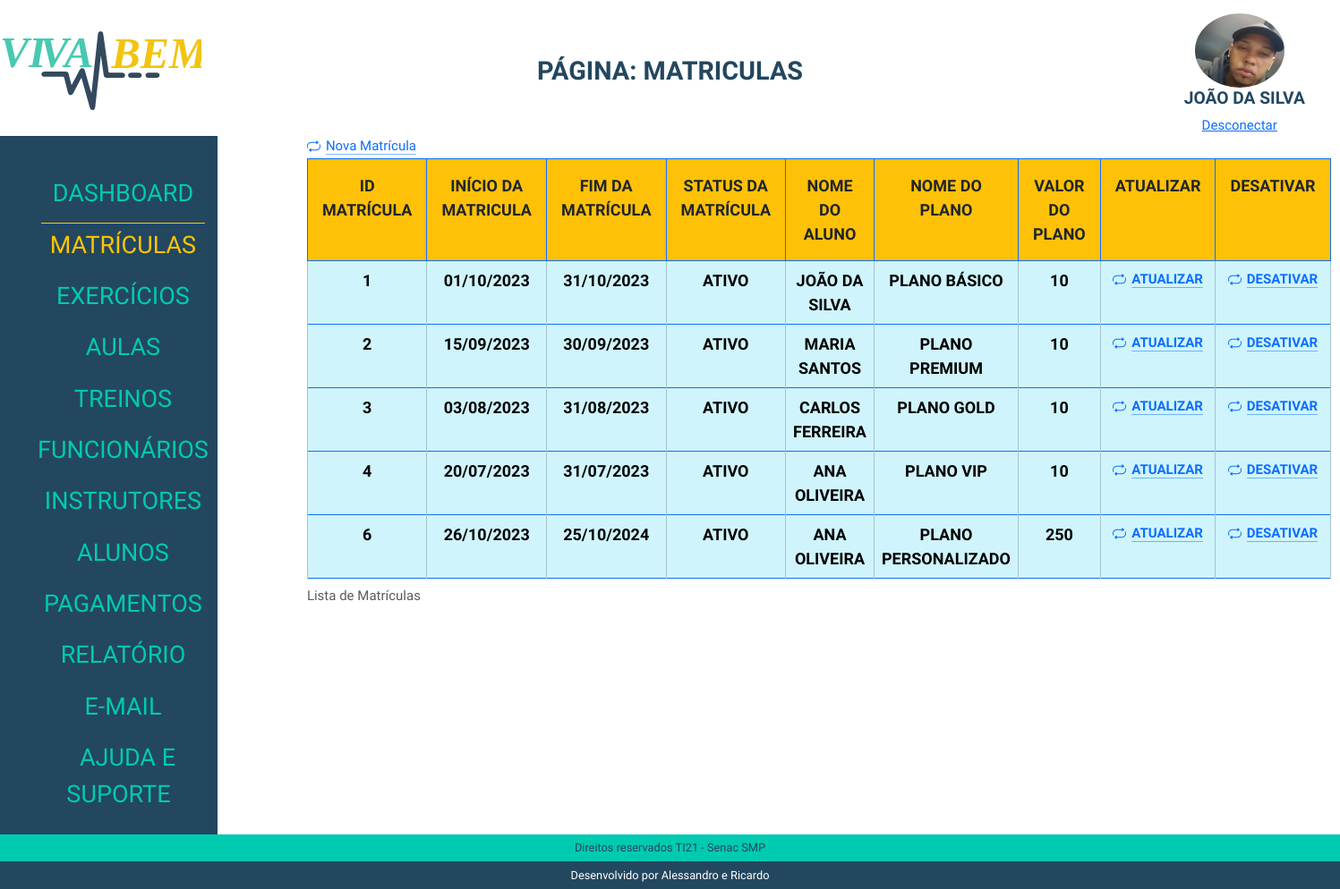
Page /admin/index.php?p=matriculas (signed in) on the committed database.
### tables this page shows
CREATE TABLE `tblalunos` (
  `idAluno` int(11) NOT NULL,
  `nomeAluno` varchar(50) NOT NULL,
  `dataNascAluno` date NOT NULL,
  `emailAluno` varchar(80) NOT NULL,
  `senhaAluno` varchar(20) NOT NULL,
  `dataCadAluno` date NOT NULL,
  `statusAluno` varchar(10) NOT NULL,
  `fotoAluno` varchar(100) NOT NULL
);

CREATE TABLE `tblmatriculas` (
  `idMatricula` int(11) NOT NULL,
  `dataInicioMatricula` date NOT NULL,
  `dataFimMatricula` date NOT NULL,
  `statusMatricula` varchar(10) NOT NULL,
  `idAluno` int(11) NOT NULL,
  `idPlano` int(11) NOT NULL,
  `valorPago` double(10,2) NOT NULL
);

CREATE TABLE `tblplanos` (
  `idPlano` int(11) NOT NULL,
  `nomePlano` varchar(20) NOT NULL,
  `descricaoPlano` varchar(150) NOT NULL,
  `valorPlano` double(10,2) NOT NULL,
  `statusPlano` varchar(10) NOT NULL,
  `fotoPlano` varchar(100) NOT NULL
);

### admin/class/aluno.php (called while the page is built, shortened)
<?php
class AlunoClass
{
    public $idAluno;
public function __construct($id = false)
{
    if ($id) {
        $this->idAluno = $id;
        $this->Carregar();
    }
}
public function Carregar()
{
    $query = "SELECT * FROM  tblalunos WHERE idAluno = " . $this->idAluno;
    $conn = Conexao::LigarConexao();
    $resultado = $conn->query($query);
    $lista = $resultado->fetchAll();
    foreach ($lista as $linha) {
        $this->nomeAluno = $linha['nomeAluno'];
        $this->fotoAluno = $linha['fotoAluno'];
    }
}
}

### admin/class/matriculas.php (called while the page is built, shortened)
<?php
class MatriculasClass
{
    public function listar()
{
    $sql = "SELECT
        m.idMatricula,
        m.dataInicioMatricula,
        m.dataFimMatricula,
        m.statusMatricula,
        m.valorPago,
        a.nomeAluno,
        p.nomePlano
    FROM
        tblmatriculas m
    INNER JOIN
        tblalunos a ON m.idAluno = a.idAluno
    INNER JOIN
        tblplanos p ON m.idPlano = p.idPlano
    WHERE
        m.statusMatricula = 'ATIVO'
    ORDER BY
        m.idMatricula ASC";
    try {
        $conn = Conexao::LigarConexao();
        $resultado = $conn->query($sql);
        $lista = $resultado->fetchAll();
        return $lista;
    } catch (PDOException $e) {
        echo "Erro na consulta: " . $e->getMessage();
        return false;
    }
}
}

### admin/matriculas/listar.php (the view, shortened to what this page needs)
<?php
require_once('class/matriculas.php');
$matriculas = new MatriculasClass();
$lista = $matriculas->listar();
?>
<div>
    <a class="icon-link icon-link-hover" style="--bs-icon-link-transform: translate3d(0, -.125rem, 0);" href="index.php?p=matriculas&m=cadastrar">
        Nova Matrícula
    </a>
</div>
<div class=" table-responsive">
    <table class="table table-bordered border-primary">
        <caption> Lista de Matrículas</caption>
        <thead>
            <tr>
                <th class="p-3 mb-2 bg-warning text-dark">Id Matrícula</th>
                <th class="p-3 mb-2 bg-warning text-dark">Início da Matricula</th>
                <th class="p-3 mb-2 bg-warning text-dark">Fim da Matrícula</th>
                <th class="p-3 mb-2 bg-warning text-dark">Status da Matrícula </th>
                <th class="p-3 mb-2 bg-warning text-dark">Nome do Aluno</th>
                <th class="p-3 mb-2 bg-warning text-dark">Nome do Plano</th>
                <th class="p-3 mb-2 bg-warning text-dark">Valor do Plano</th>
                <th class="p-3 mb-2 bg-warning text-dark">Atualizar</th>
                <th class="p-3 mb-2 bg-warning text-dark">Desativar</th>
            </tr>
        </thead>
        <?php foreach ($lista as $linha) : ?>
            <tbody>
                <tr>
                    <td class="table-info"><?php echo $linha['idMatricula'] ?></td>
                    <td class="table-info"><?php echo date('d/m/Y', strtotime($linha['dataInicioMatricula'])) ?></td>
                    <td class="table-info"><?php echo date('d/m/Y', strtotime($linha['dataFimMatricula'])) ?></td>
                    <td class="table-info"><?php echo $linha['statusMatricula'] ?></td>
                    <td class="table-info"><?php echo $linha['nomeAluno'] ?></td>
                    <td class="table-info"><?php echo $linha['nomePlano'] ?></td>
                    <td class="table-info"><?php echo $linha['valorPago'] ?></td>
                    <td class="table-info">
                        <a class="icon-link icon-link-hover" style="--bs-icon-link-transform: translate3d(0, -.125rem, 0);" href="index.php?p=matriculas&m=atualizar&id=<?php echo $linha['idMatricula'] ?>">
                            Atualizar
                        </a>
                    </td>
                    <td class="table-info">
                        <a class="icon-link icon-link-hover" style="--bs-icon-link-transform: translate3d(0, -.125rem, 0);" href="index.php?p=matriculas&m=desativar&id=<?php echo $linha['idMatricula'] ?>" onclick="return confirmarDesativacao()"  >
                            Desativar
                        </a>
                    </td>
                </tr>
            <?php endforeach ?>
            </tbody>
    </table>
</div

### admin/index.php (shortened to what this page needs)
<?php
if (isset($_SESSION['idAluno'])) {
    $tipoUsuario = 'aluno';
} elseif (isset($_SESSION['idFuncionario'])) {
    $id = $_SESSION['idFuncionario'];
    $tipoUsuario = 'funcionario';
} else {
    header("location: http://localhost/Projeto-Academia-Viva-Bem-Senac/admin/loginAdmin.php");
    exit;
}
$pagina = @$_GET['p'];
require_once('class/aluno.php');
require_once('class/funcionario.php');
if ($tipoUsuario === 'aluno') {
    $aluno = new AlunoClass($id);
    $usuario = $aluno;
} elseif ($tipoUsuario === 'funcionario') {
    $funcionario = new FuncionarioClass($id);
    $usuario = $funcionario;
}
?>
<!DOCTYPE html>
<html lang="pt-BR">
<head>
    <link rel="stylesheet" href="./css/reset.css">
    <link href="path/to/lightbox.css" rel="stylesheet" />
    <link href="https://cdn.jsdelivr.net/npm/bootstrap@5.3.2/dist/css/bootstrap.min.css" rel="stylesheet">
    <link rel="stylesheet" href="./css/estilo.css">
</head>
<body>
    <header class="topo">
        <h1>
            <img src="./img/logoVivaBem.svg" alt="Logo Viva Bem">
        </h1>
        <?php
        if ($pagina == '') {
            echo '<h2>Dashboard</h2>';
        } else {
            echo ('<h2>Página: ' . $pagina . '</h2>');
        }
        ?>
         <div class="identUser">
            <img src="../img/<?php echo $usuario->fotoAluno ?? $usuario->fotoFuncionario; ?>" alt="User">
            <h2><?php echo $usuario->nomeAluno ?? $usuario->nomeFuncionario; ?></h2>
            <a href="desconectar.php">Desconectar</a>
        </div>
    </header>
    <main>
        <div class="menu">
            <nav>
                <ul>
                    <li><a href="index.php?p=dashboard" class="<?php echo (($pagina == 'dashboard') ||  (@$pagina == '')) ? 'menuAtivo' : ''; ?>"> Dashboard </a></li>
                    <li><a href="index.php?p=matriculas" class="<?php echo ($pagina == 'matriculas') ? 'menuAtivo' : ''; ?>"> Matrículas </a></li>
                    <li><a href="index.php?p=exercicios" class="<?php echo ($pagina == 'exercicios') ? 'menuAtivo' : ''; ?>"> Exercícios </a></li>
                    <li><a href="index.php?p=aulas" class="<?php echo ($pagina == 'aulas') ? 'menuAtivo' : ''; ?>"> Aulas </a></li>
                    <li><a href="index.php?p=treino" class="<?php echo ($pagina == 'treino') ? 'menuAtivo' : ''; ?>"> Treinos </a></li>
                    <li><a href="index.php?p=funcionarios" class="<?php echo ($pagina == 'funcionarios') ? 'menuAtivo' : ''; ?>"> Funcionários </a></li>
                    <li><a href="index.php?p=instrutores" class="<?php echo ($pagina == 'instrutores') ? 'menuAtivo' : ''; ?>"> Instrutores </a></li>
                    <li><a href="index.php?p=aluno" class="<?php echo ($pagina == 'aluno') ? 'menuAtivo' : ''; ?>"> Alunos </a></li>
                    <li><a href="index.php?p=pagamento" class="<?php echo ($pagina == 'pagamento') ? 'menuAtivo' : ''; ?>"> Pagamentos </a></li>
                    <li><a href="index.php?p=relatorio" class="<?php echo ($pagina == 'relatorio') ? 'menuAtivo' : ''; ?>"> Relatório </a></li>
                    <li><a href="index.php?p=contato" class="<?php echo ($pagina == 'contato') ? 'menuAtivo' : ''; ?>"> E-mail </a></li>
                    <li><a href="index.php?p=ajuda" class="<?php echo ($pagina == 'ajuda') ? 'menuAtivo' : ''; ?>"> Ajuda e Suporte </a></li>
                </ul>
            </nav>
        </div>
        <div class="box">
            <?php
            switch ($pagina) {
                case 'matriculas':
                    require_once('matriculas/matriculas.php');
                    break;
            }
            ?>
        </div>
    </main>
    <footer class="rodape">
        <h2>Direitos reservados TI21 - Senac SMP</h2>
        <h2>Desenvolvido por Alessandro e Ricardo</h2>
    </footer>
</body>
</html>

### admin/css/estilo.css (style rules this page uses)
*, a, h1, h2, h3, h4 { font-family: 'Josefin Sans', sans-serif; font-size: 15px; }
body { display: flex; flex-direction: column; height: 100vh; width: 100%; }
.topo { display: flex; justify-content: space-between; margin-top: 1%; align-items: center; }
.topo h1 { text-align: center; width: 15%; }
.identUser { width: 100%; }
.identUser img { max-width: 100px; max-height: 90px; object-fit: cover; border-radius: 50%; }
.topo h2 { font-size: 1.8em; text-transform: uppercase; color: #23475f; font-weight: bold; }
.topo div { display: flex; flex-direction: column; align-items: center; width: 15%; }
.topo div img { width: 75%; }
.topo div h2 { margin-left: 5%; font-size: 1.2em; }
main { flex: 1; display: flex; }
.menu { background-color: #23475f; text-align: center; display: flex; }
.menu nav { margin-top: 15%; }
.menu nav ul li { padding: 4% 0; }
.menu nav ul li a { text-decoration: none; color: #00cab0; font-size: 1.8em; text-transform: uppercase; padding: 4% 10px; }
.menuAtivo { color: #ffc500 !important; border-top: solid 1px #ffc500; }
.box { margin: 0 100px; }
.rodape { text-align: center; }
.rodape h2 { font-size: .8em; margin-bottom: 0; }
.rodape h2:nth-child(1) { background: #00cab0; padding: .5% 0; color: #23475f; }
.rodape h2:nth-child(2) { background: #23475f; padding: .5% 0; color: #fff; }
.table-info, .text-dark { font-size: 1.2em; text-align: center; font-weight: bold; text-transform: uppercase; }

### rows in the picture
tblalunos: fotoAluno (picture), nomeAluno "JOÃO DA SILVA"
tblmatriculas: idMatricula "1", dataInicioMatricula "01/10/2023", dataFimMatricula "31/10/2023", statusMatricula "ATIVO", idAluno.nomeAluno "JOÃO DA SILVA", idPlano.nomePlano "PLANO BÁSICO", valorPago "10"
tblmatriculas: idMatricula "2", dataInicioMatricula "15/09/2023", dataFimMatricula "30/09/2023", statusMatricula "ATIVO", idAluno.nomeAluno "MARIA SANTOS", idPlano.nomePlano "PLANO PREMIUM", valorPago "10"
tblmatriculas: idMatricula "3", dataInicioMatricula "03/08/2023", dataFimMatricula "31/08/2023", statusMatricula "ATIVO", idAluno.nomeAluno "CARLOS FERREIRA", idPlano.nomePlano "PLANO GOLD", valorPago "10"
tblmatriculas: idMatricula "4", dataInicioMatricula "20/07/2023", dataFimMatricula "31/07/2023", statusMatricula "ATIVO", idAluno.nomeAluno "ANA OLIVEIRA", idPlano.nomePlano "PLANO VIP", valorPago "10"
tblmatriculas: idMatricula "6", dataInicioMatricula "26/10/2023", dataFimMatricula "25/10/2024", statusMatricula "ATIVO", idAluno.nomeAluno "ANA OLIVEIRA", idPlano.nomePlano "PLANO PERSONALIZADO", valorPago "250"

### other values in the picture
$pagina "MATRICULAS"
